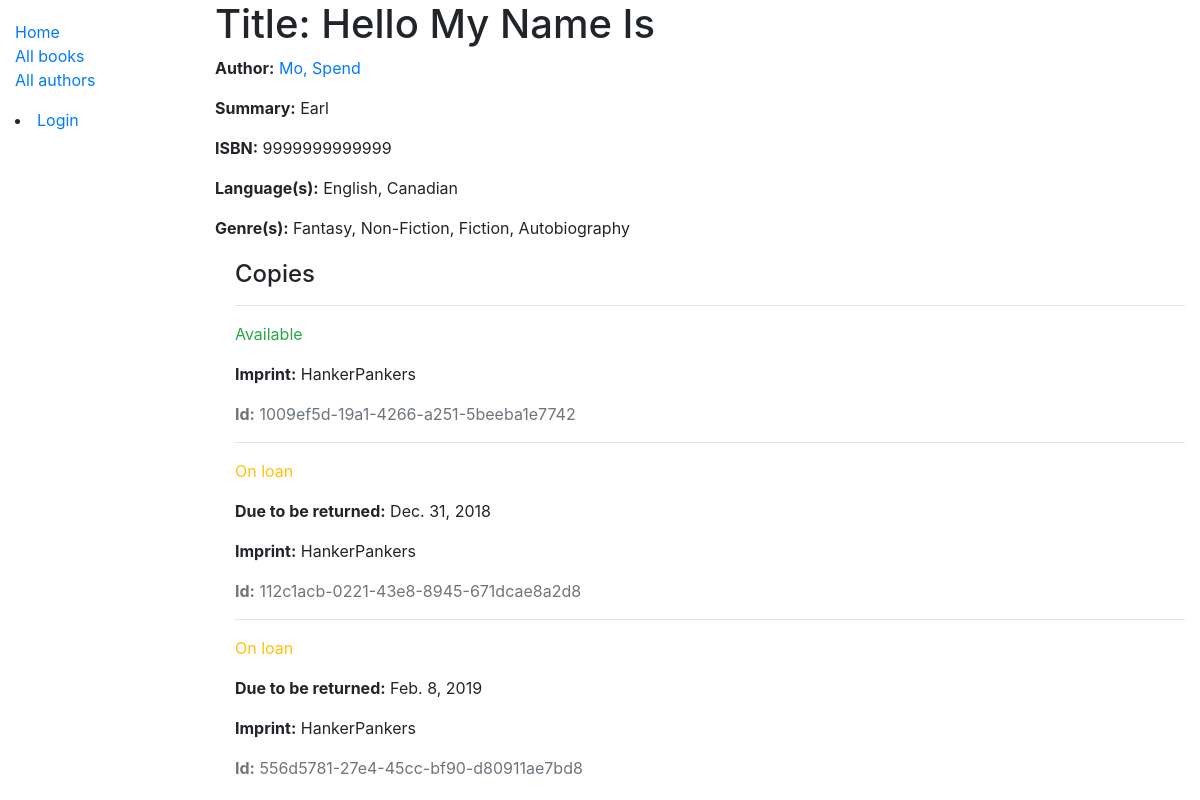
The app's page /catalog/book/1, older data.
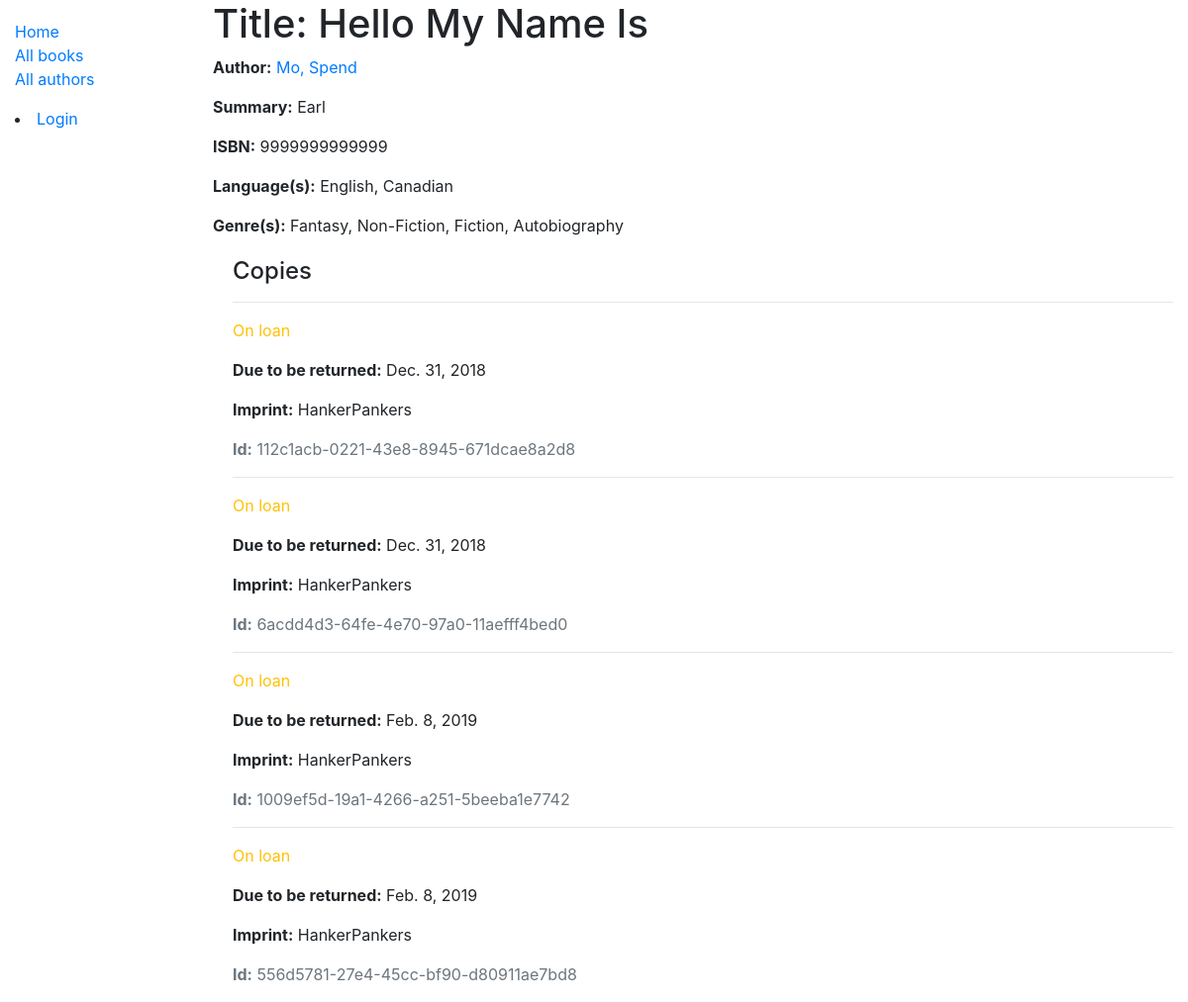
The same page, newer data.
### catalog/models.py (models this page shows, shortened)
class Language(models.Model):
    name = models.CharField(max_length=200, help_text='Enter a language' +
    ' (e.g. Farsi)')
    def __str__(self):
        return self.name

class Genre(models.Model):
    name = models.CharField(max_length=200, help_text='Enter a book genre' +
    ' (e.g. Science Fiction)')
    def __str__(self):
        return self.name

class BookInstance(models.Model):
    id = models.UUIDField(primary_key=True, default=uuid.uuid4, help_text='Unique ID for this particular book across whole library')
    book = models.ForeignKey('Book', on_delete=models.SET_NULL, null=True)
    imprint = models.CharField(max_length=200)
    due_back = models.DateField(null=True, blank=True)
    borrower = models.ForeignKey(User, on_delete=models.SET_NULL, null=True)
    LOAN_STATUS = (
        ('m', 'Maintenance'),
        ('o', 'On loan'),
        ('a', 'Available'),
        ('r', 'Reserved'),
    )
    status = models.CharField(
        max_length=1,
        choices=LOAN_STATUS,
        blank=True,
        default='m',
        help_text='Book availability',
    )
    class Meta:
        ordering = ['due_back']
        permissions = (("can_mark_returned", "Set book as returned"),)

### catalog/views.py (the view)
# urls.py: re_path(r'^book/(?P<pk>\d+)$', views.BookDetailView.as_view(), name='book-detail'),
class BookDetailView(generic.DetailView):
    model = Book
    paginate_by = 10

### catalog/models.py (called while the page is built)
    def __str__(self):
        return f'{self.last_name}, {self.first_name}'

### catalog/templates/catalog/book_detail.html
{% extends "base_generic.html" %}
{% block content %}
  <h1>Title: {{ book.title }}</h1>
  <p><strong>Author:</strong> <a href="{% url 'author-detail' book.author.pk %}">{{ book.author }}</a></p>
  <p><strong>Summary:</strong> {{ book.summary }}</p>
  <p><strong>ISBN:</strong> {{ book.isbn }}</p>
  <p><strong>Language(s):</strong>{% for language in book.language.all %} {{ language }}{% if not forloop.last %}, {% endif %}{% endfor %}</p>
  <p><strong>Genre(s):</strong>{% for genre in book.genre.all %} {{ genre }}{% if not forloop.last %}, {% endif %}{% endfor %}</p>
  <div style="margin-left:20px;margin-top:20px">
    <h4>Copies</h4>
    {% for copy in book.bookinstance_set.all %}
      <hr>
      <p class="{% if copy.status == 'a' %}text-success{% elif copy.status == 'm' %}text-warning{% else %}text-warning{% endif %}">{{ copy.get_status_display }}</p>
      {% if copy.status != 'a' %}
        <p><strong>Due to be returned:</strong> {{ copy.due_back }}</p>
      {% endif %}
      <p><strong>Imprint:</strong> {{ copy.imprint }}</p>
      <p class="text-muted"><strong>Id:</strong> {{ copy.id }}</p>
    {% endfor %}
  </div>
{% endblock %}

Row changes from the older to the newer data that the page shows:
shown differently, row unchanged: BookInstance "112c1acb-0221-43e8-8945-671dcae8a2d8": moves up the list
added BookInstance: status "On loan", due_back "Dec. 31, 2018", imprint "HankerPankers", id "6acdd4d3-64fe-4e70-97a0-11aefff4bed0"
changed BookInstance "1009ef5d-19a1-4266-a251-5beeba1e7742": status "Available" → "On loan"; due_back (not shown) → "Feb. 8, 2019"
